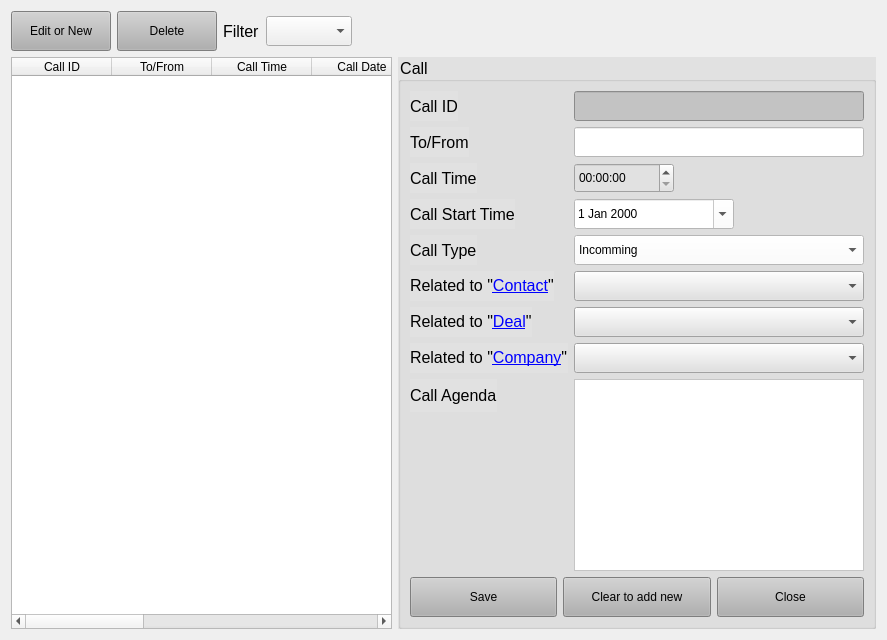
          <widget class="QWidget" name="tab_10">
           <attribute name="title">
            <string>Calls</string>
           </attribute>
           <layout class="QGridLayout" name="gridLayout_8">
            <item row="1" column="2">
             <widget class="QGroupBox" name="groupBox_7">
              <property name="maximumSize">
               <size>
                <width>600</width>
                <height>16777215</height>
               </size>
              </property>
              <property name="font">
               <font>
                <family>Segoe UI</family>
                <pointsize>12</pointsize>
               </font>
              </property>
              <property name="styleSheet">
               <string notr="true">background-color: rgb(225, 225, 225);</string>
              </property>
              <property name="title">
               <string>Call</string>
              </property>
              <layout class="QVBoxLayout" name="verticalLayout_15">
               <item>
                <layout class="QFormLayout" name="formLayout">
                 <item row="0" column="0">
                  <widget class="QLabel" name="label_40">
                   <property name="minimumSize">
                    <size>
                     <width>40</width>
                     <height>30</height>
                    </size>
                   </property>
                   <property name="font">
                    <font>
                     <family>Segoe UI</family>
                     <pointsize>12</pointsize>
                    </font>
                   </property>
                   <property name="text">
                    <string>Call ID</string>
                   </property>
                  </widget>
                 </item>
                 <item row="0" column="1">
                  <widget class="QLineEdit" name="lineEdit_22">
                   <property name="minimumSize">
                    <size>
                     <width>290</width>
                     <height>30</height>
                    </size>
                   </property>
                   <property name="styleSheet">
                    <string notr="true">background-color: rgb(195, 195, 195);</string>
                   </property>
                   <property name="readOnly">
                    <bool>true</bool>
                   </property>
                  </widget>
                 </item>
                 <item row="1" column="0">
                  <widget class="QLabel" name="label_41">
                   <property name="minimumSize">
                    <size>
                     <width>40</width>
                     <height>30</height>
                    </size>
                   </property>
                   <property name="font">
                    <font>
                     <family>Segoe UI</family>
                     <pointsize>12</pointsize>
                    </font>
                   </property>
                   <property name="text">
                    <string>To/From</string>
                   </property>
                  </widget>
                 </item>
                 <item row="1" column="1">
                  <widget class="QLineEdit" name="lineEdit_46">
                   <property name="minimumSize">
                    <size>
                     <width>290</width>
                     <height>30</height>
                    </size>
                   </property>
                   <property name="styleSheet">
                    <string notr="true">background-color: rgb(255, 255, 255);</string>
                   </property>
                  </widget>
                 </item>
                 <item row="2" column="0">
                  <widget class="QLabel" name="label_103">
                   <property name="font">
                    <font>
                     <family>Segoe UI</family>
                     <pointsize>12</pointsize>
                    </font>
                   </property>
                   <property name="text">
                    <string>Call Time</string>
                   </property>
                  </widget>
                 </item>
                 <item row="2" column="1">
                  <widget class="QTimeEdit" name="timeEdit">
                   <property name="minimumSize">
                    <size>
                     <width>0</width>
                     <height>30</height>
                    </size>
                   </property>
                   <property name="maximumSize">
                    <size>
                     <width>100</width>
                     <height>16777215</height>
                    </size>
                   </property>
                  </widget>
                 </item>
                 <item row="3" column="0">
                  <widget class="QLabel" name="label_42">
                   <property name="minimumSize">
                    <size>
                     <width>40</width>
                     <height>0</height>
                    </size>
                   </property>
                   <property name="font">
                    <font>
                     <family>Segoe UI</family>
                     <pointsize>12</pointsize>
                    </font>
                   </property>
                   <property name="text">
                    <string>Call Start Time</string>
                   </property>
                  </widget>
                 </item>
                 <item row="3" column="1">
                  <widget class="QDateEdit" name="dateEdit_4">
                   <property name="minimumSize">
                    <size>
                     <width>0</width>
                     <height>30</height>
                    </size>
                   </property>
                   <property name="maximumSize">
                    <size>
                     <width>160</width>
                     <height>16777215</height>
                    </size>
                   </property>
                   <property name="styleSheet">
                    <string notr="true">background-color: rgb(255, 255, 255);</string>
                   </property>
                   <property name="calendarPopup">
                    <bool>true</bool>
                   </property>
                  </widget>
                 </item>
                 <item row="4" column="0">
                  <widget class="QLabel" name="label_44">
                   <property name="minimumSize">
                    <size>
                     <width>40</width>
                     <height>0</height>
                    </size>
                   </property>
                   <property name="font">
                    <font>
                     <family>Segoe UI</family>
                     <pointsize>12</pointsize>
                    </font>
                   </property>
                   <property name="text">
                    <string>Call Type</string>
                   </property>
                  </widget>
                 </item>
                 <item row="4" column="1">
                  <widget class="QComboBox" name="comboBox_11">
                   <property name="minimumSize">
                    <size>
                     <width>290</width>
                     <height>30</height>
                    </size>
                   </property>
                   <property name="styleSheet">
                    <string notr="true">background-color: rgb(255, 255, 255);</string>
                   </property>
                   <item>
                    <property name="text">
                     <string>Incomming</string>
                    </property>
                   </item>
                   <item>
                    <property name="text">
                     <string>Outgoing</string>
                    </property>
                   </item>
                  </widget>
                 </item>
                 <item row="5" column="0">
                  <widget class="QLabel" name="label_45">
                   <property name="minimumSize">
                    <size>
                     <width>40</width>
                     <height>30</height>
                    </size>
                   </property>
                   <property name="font">
                    <font>
                     <family>Segoe UI</family>
                     <pointsize>12</pointsize>
                    </font>
                   </property>
                   <property name="text">
                    <string>Related to &quot;&lt;a href='#'&gt;Contact&lt;/a&gt;&quot;</string>
                   </property>
                  </widget>
                 </item>
                 <item row="5" column="1">
                  <widget class="QComboBox" name="comboBox_22">
                   <property name="minimumSize">
                    <size>
                     <width>0</width>
                     <height>30</height>
                    </size>
                   </property>
                  </widget>
                 </item>
                 <item row="6" column="0">
                  <widget class="QLabel" name="label_101">
                   <property name="font">
                    <font>
                     <family>Segoe UI</family>
                     <pointsize>12</pointsize>
                    </font>
                   </property>
                   <property name="text">
                    <string>Related to &quot;&lt;a href='#'&gt;Deal&lt;/a&gt;&quot;</string>
                   </property>
                  </widget>
                 </item>
                 <item row="6" column="1">
                  <widget class="QComboBox" name="comboBox_23">
                   <property name="minimumSize">
                    <size>
                     <width>0</width>
                     <height>30</height>
                    </size>
                   </property>
                  </widget>
                 </item>
                 <item row="7" column="0">
                  <widget class="QLabel" name="label_102">
                   <property name="font">
                    <font>
                     <family>Segoe UI</family>
                     <pointsize>12</pointsize>
                    </font>
                   </property>
                   <property name="text">
                    <string>Related to &quot;&lt;a href='#'&gt;Company&lt;/a&gt;&quot;</string>
                   </property>
                  </widget>
                 </item>
                 <item row="7" column="1">
                  <widget class="QComboBox" name="comboBox_24">
                   <property name="minimumSize">
                    <size>
                     <width>0</width>
                     <height>30</height>
                    </size>
                   </property>
                  </widget>
                 </item>
                 <item row="8" column="0">
                  <widget class="QLabel" name="label_46">
                   <property name="minimumSize">
                    <size>
                     <width>40</width>
                     <height>0</height>
                    </size>
                   </property>
                   <property name="font">
                    <font>
                     <family>Segoe UI</family>
                     <pointsize>12</pointsize>
                    </font>
                   </property>
                   <property name="text">
                    <string>Call Agenda</string>
                   </property>
                  </widget>
                 </item>
                 <item row="8" column="1">
                  <widget class="QPlainTextEdit" name="plainTextEdit_4">
                   <property name="styleSheet">
                    <string notr="true">background-color: rgb(255, 255, 255);</string>
                   </property>
                  </widget>
                 </item>
                </layout>
               </item>
               <item>
                <layout class="QHBoxLayout" name="horizontalLayout_16">
                 <item>
                  <widget class="QPushButton" name="pushButton_31">
                   <property name="sizePolicy">
                    <sizepolicy hsizetype="Minimum" vsizetype="Preferred">
                     <horstretch>0</horstretch>
                     <verstretch>0</verstretch>
                    </sizepolicy>
                   </property>
                   <property name="minimumSize">
                    <size>
                     <width>0</width>
                     <height>40</height>
                    </size>
                   </property>
                   <property name="styleSheet">
                    <string notr="true">background-color: rgb(176, 176, 176);</string>
                   </property>
                   <property name="text">
                    <string>Save</string>
                   </property>
                  </widget>
                 </item>
                 <item>
                  <widget class="QPushButton" name="pushButton_32">
                   <property name="sizePolicy">
                    <sizepolicy hsizetype="Minimum" vsizetype="Preferred">
                     <horstretch>0</horstretch>
                     <verstretch>0</verstretch>
                    </sizepolicy>
                   </property>
                   <property name="minimumSize">
                    <size>
                     <width>0</width>
                     <height>40</height>
                    </size>
                   </property>
                   <property name="styleSheet">
                    <string notr="true">background-color: rgb(176, 176, 176);</string>
                   </property>
                   <property name="text">
                    <string>Clear to add new</string>
                   </property>
                  </widget>
                 </item>
                 <item>
                  <widget class="QPushButton" name="pushButton_33">
                   <property name="sizePolicy">
                    <sizepolicy hsizetype="Minimum" vsizetype="Preferred">
                     <horstretch>0</horstretch>
                     <verstretch>0</verstretch>
                    </sizepolicy>
                   </property>
                   <property name="minimumSize">
                    <size>
                     <width>0</width>
                     <height>40</height>
                    </size>
                   </property>
                   <property name="styleSheet">
                    <string notr="true">background-color: rgb(176, 176, 176);</string>
                   </property>
                   <property name="text">
                    <string>Close</string>
                   </property>
                  </widget>
                 </item>
                </layout>
               </item>
              </layout>
             </widget>
            </item>
            <item row="1" column="1">
             <widget class="QTableWidget" name="tableWidget_12">
              <property name="styleSheet">
               <string notr="true">QScrollBar::handle:horizontal{background-color: rgb(176, 176, 176)}\</string>
              </property>
              <property name="editTriggers">
               <set>QAbstractItemView::NoEditTriggers</set>
              </property>
              <property name="selectionBehavior">
               <enum>QAbstractItemView::SelectRows</enum>
              </property>
              <attribute name="verticalHeaderVisible">
               <bool>false</bool>
              </attribute>
              <column>
               <property name="text">
                <string>Call ID</string>
               </property>
              </column>
              <column>
               <property name="text">
                <string>To/From</string>
               </property>
              </column>
              <column>
               <property name="text">
                <string>Call Time</string>
               </property>
              </column>
              <column>
               <property name="text">
                <string>Call Date</string>
               </property>
              </column>
              <column>
               <property name="text">
                <string>Call Type</string>
               </property>
              </column>
              <column>
               <property name="text">
                <string>Related To Contact</string>
               </property>
              </column>
              <column>
               <property name="text">
                <string>Related to Deal</string>
               </property>
              </column>
              <column>
               <property name="text">
                <string>Related to Company</string>
               </property>
              </column>
              <column>
               <property name="text">
                <string>Call Agenda</string>
               </property>
              </column>
             </widget>
            </item>
            <item row="0" column="1">
             <layout class="QHBoxLayout" name="horizontalLayout_25">
              <item>
               <widget class="QPushButton" name="pushButton_35">
                <property name="minimumSize">
                 <size>
                  <width>100</width>
                  <height>40</height>
                 </size>
                </property>
                <property name="maximumSize">
                 <size>
                  <width>100</width>
                  <height>16777215</height>
                 </size>
                </property>
                <property name="styleSheet">
                 <string notr="true">background-color: rgb(176, 176, 176);</string>
                </property>
                <property name="text">
                 <string>Edit or New</string>
                </property>
               </widget>
              </item>
              <item>
               <widget class="QPushButton" name="pushButton_34">
                <property name="minimumSize">
                 <size>
                  <width>100</width>
                  <height>40</height>
                 </size>
                </property>
                <property name="maximumSize">
                 <size>
                  <width>100</width>
                  <height>16777215</height>
                 </size>
                </property>
                <property name="styleSheet">
                 <string notr="true">background-color: rgb(176, 176, 176);</string>
                </property>
                <property name="text">
                 <string>Delete</string>
                </property>
               </widget>
              </item>
              <item>
               <widget class="QLabel" name="label_106">
                <property name="font">
                 <font>
                  <pointsize>12</pointsize>
                 </font>
                </property>
                <property name="text">
                 <string>Filter</string>
                </property>
               </widget>
              </item>
              <item>
               <widget class="QComboBox" name="comboBox_27">
                <property name="minimumSize">
                 <size>
                  <width>0</width>
                  <height>30</height>
                 </size>
                </property>
                <property name="font">
                 <font>
                  <pointsize>12</pointsize>
                 </font>
                </property>
               </widget>
              </item>
              <item>
               <spacer name="horizontalSpacer_13">
                <property name="orientation">
                 <enum>Qt::Horizontal</enum>
                </property>
                <property name="sizeHint" stdset="0">
                 <size>
                  <width>40</width>
                  <height>20</height>
                 </size>
                </property>
               </spacer>
              </item>
             </layout>
            </item>
           </layout>
          </widget>
